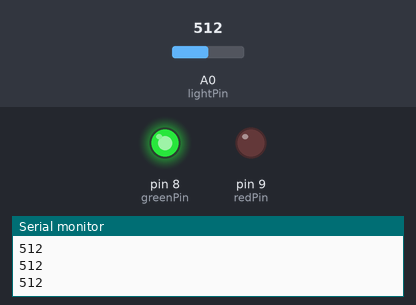
A sketch run on a simulated Arduino Uno, built with avr-gcc and run on an emulated ATmega328P. Parts: output pins drawn as LEDs (lit = HIGH), the last lines printed to the serial monitor. The test bench sets the inputs (shaded band); at power-on: A0 (lightPin) = 512.

Above: at 1.2 s.
1.3 s: A0 (lightPin) set to 238
2.9 s: A0 (lightPin) set to 203
At 3.8 s:
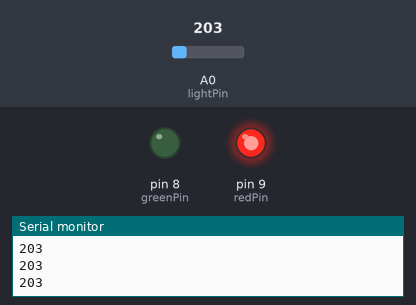
4.7 s: A0 (lightPin) set to 387
6.2 s: A0 (lightPin) set to 416
At 7.0 s:
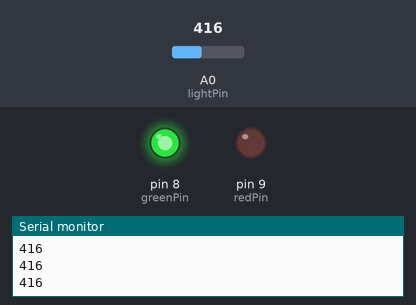
8.0 s: A0 (lightPin) set to 210
At 9.0 s:
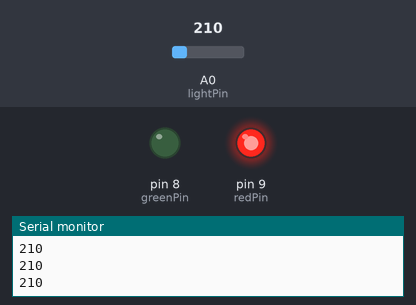
Timing chart, 0 to 10.7 s (numbered marks = the images above; inputs shaded):
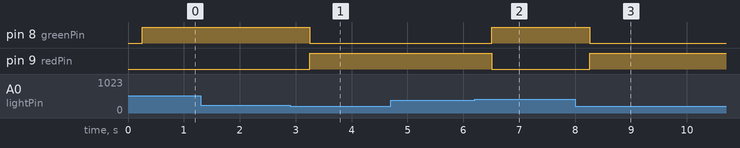

The sketch:

photoresistor.ino
```cpp
int lightPin=A0;
int lightVal;
int dv=250;
int redPin=9;
int greenPin=8;
void setup() {
  // put your setup code here, to run once:
pinMode(lightPin, INPUT);
pinMode(redPin,OUTPUT);
pinMode(greenPin,OUTPUT);
Serial.begin(9600);
}

void loop() {
  // put your main code here, to run repeatedly:
lightVal=analogRead(lightPin);
Serial.println(lightVal);
delay(dv);
if(lightVal>400){
  digitalWrite(greenPin,HIGH);
  digitalWrite(redPin, LOW);
}
if(lightVal<220){
  digitalWrite(greenPin,LOW);
  digitalWrite(redPin, HIGH);
}

}
```

Measured:
- the behaviour switches between 220 and 219 on A0 (lightPin) (found by bisection; images 0 and 1)
- the behaviour switches between 400 and 401 on A0 (lightPin) (found by bisection; images 1 and 2)
- after the input at 2.9 s, pin 8 (greenPin): HIGH → LOW after 0.35 s; pin 9 (redPin): LOW → HIGH after 0.35 s
- after the input at 6.2 s, pin 8 (greenPin): LOW → HIGH after 0.31 s; pin 9 (redPin): HIGH → LOW after 0.31 s
- after the input at 8.0 s, pin 8 (greenPin): HIGH → LOW after 0.26 s; pin 9 (redPin): LOW → HIGH after 0.26 s
